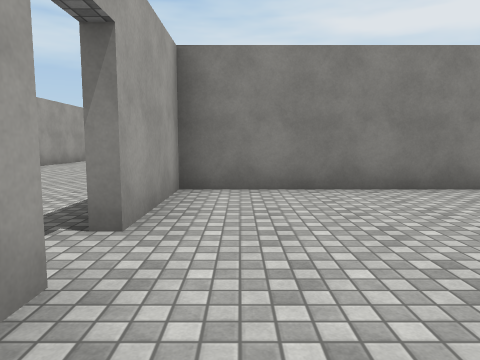
view 1 (above)

15 first-person views from a walk through a scene from a Unity 3-D project. The camera is 1.3 m above the floor, tilts 6° down and sees 70° across. The floor is counted in squares, 2 m on a side. Each view is taken from the middle of a square. On the plan, view 1 faces up. The plan holds only what a view shows up to about 10 squares ahead; the rest is blank. The place goes on beyond the plan. The player character is not drawn. Door leaves are left out, so doorways stand open. Surface patterns are stand-ins for the level's own textures.

view 2
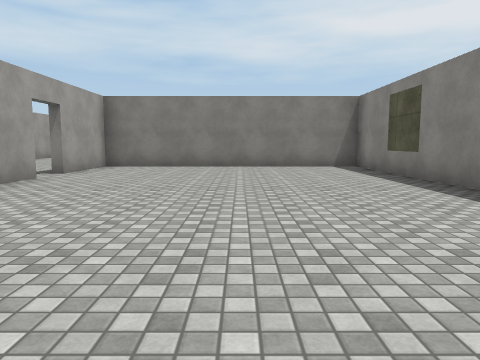

view 3
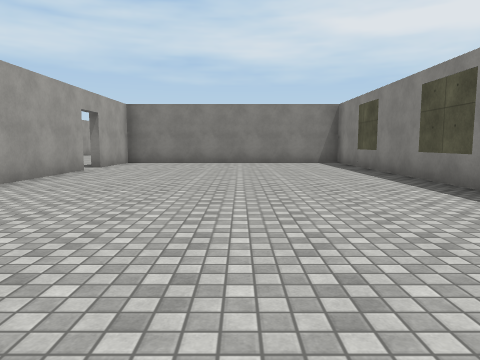

view 4
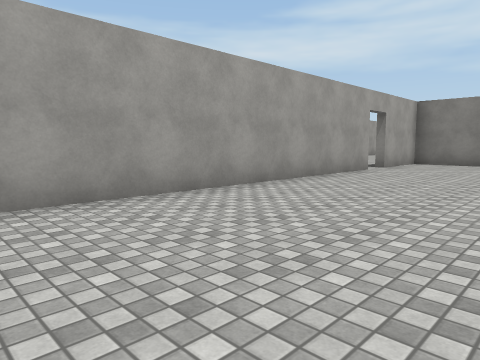

view 5
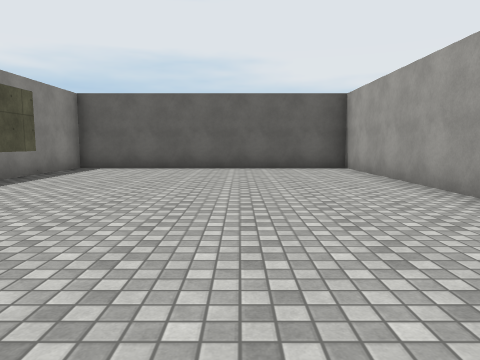

view 6
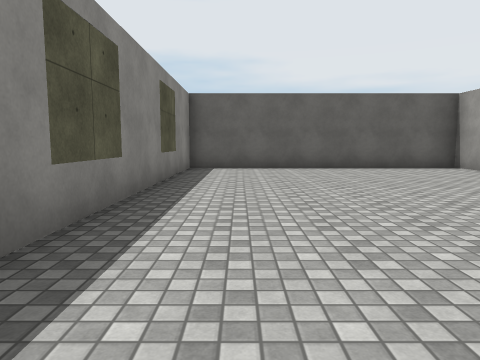

view 7
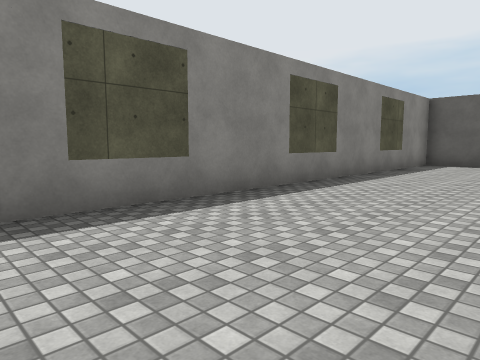

view 8
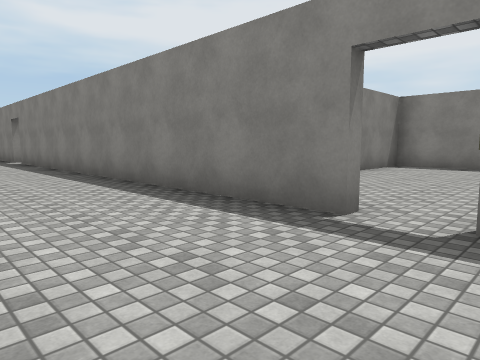

view 9
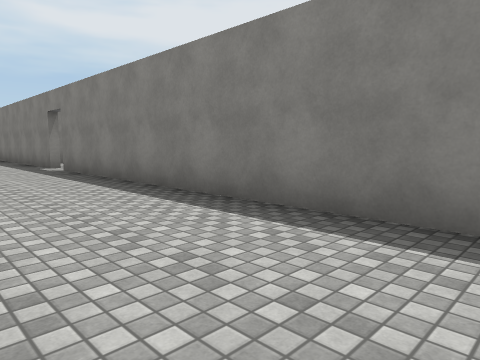

view 10
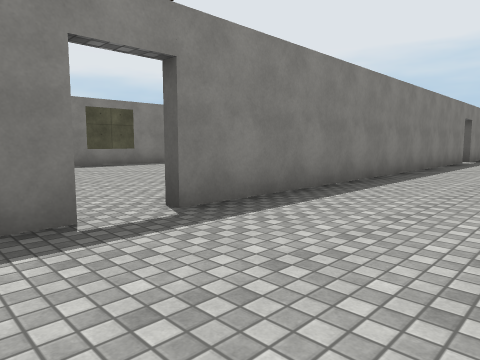

view 11
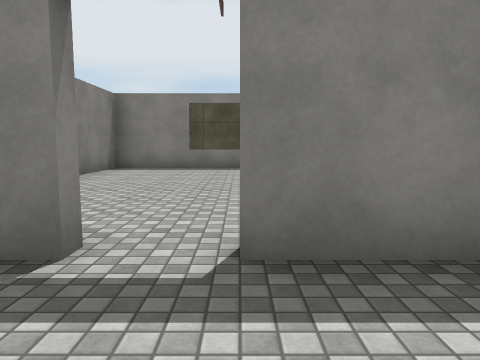

view 12
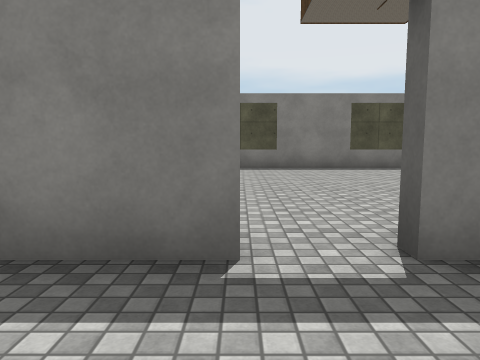

view 13
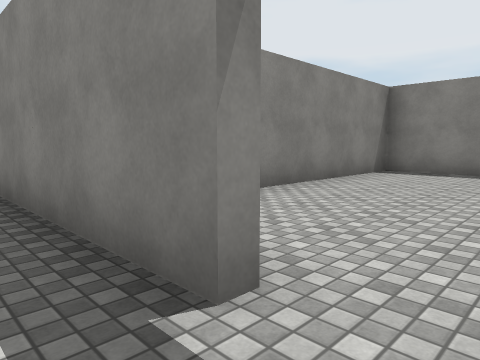

view 14
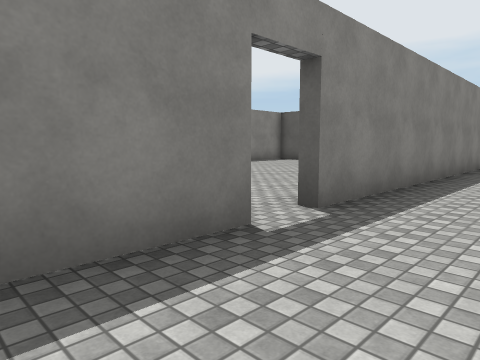

view 15
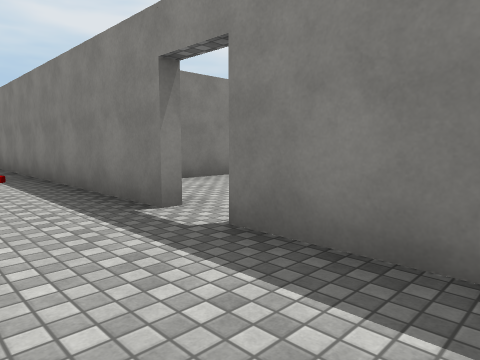

### Floor plan
Points are (right, up) in squares from view 1. A wall is a line through its corners. A room is listed if a view was taken in it or the views show most of it. See-through windows are left out.
Room 1 (views 1, 2, 3, 4, 5, 6, 7)
walls: (-0.9, 1.5) (-0.9, -7.4) (6.4, -7.4) (6.4, 4.9) (-0.9, 4.9) (-0.9, 2.5)
ways out: open door at (-1.5, 2.5) to room 2
Room 2 (views 8, 9, 10, 11, 12, 13, 14, 15)
walls: (-1.1, 14.9) (-1.1, 22.6); (-1.1, 2.4) (-1.1, 14)
ways out: open door at (-1.5, 2.5) to room 1; open door at (-1.3, 14.7)
objects: other object (-2, 19)

Positions as (right, up) in squares from view 1, and headings:
1: (0, 0), facing up
2: (3, -5), facing up
3: (3, -7), facing up
4: (3, -7), facing up-left
5: (2, 2), facing down
6: (5, 2), facing down
7: (3, 4), facing down-right
8: (-4, 1), facing up-right
9: (-4, 5), facing up-right
10: (-4, 16), facing down-right
11: (-3, 14), facing right
12: (-3, 15), facing right
13: (-2, 14), facing up-right
14: (-3, 17), facing down-right
15: (-3, 12), facing up-right
